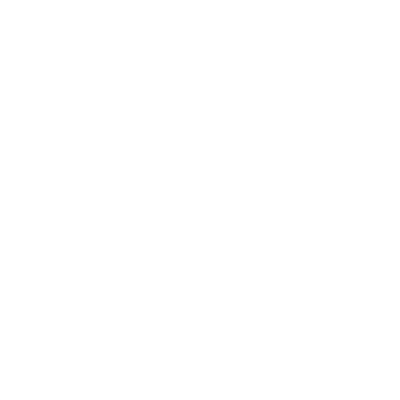
Frame 1 (no input)
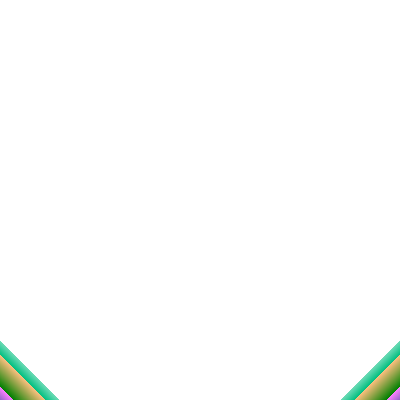
Frame 60 (no input)
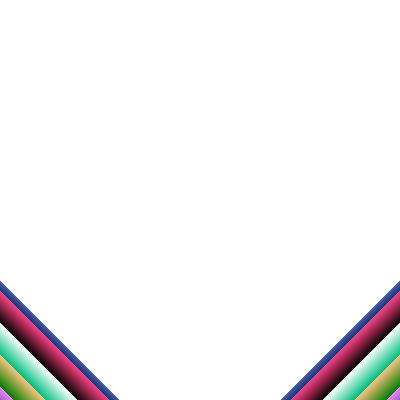
Frame 120 (the mouse pressed at the canvas centre since frame 60)

The p5.js sketch that drew these frames (run headless with seeded random() and noise() and a simulated clock; from frame 60 on, the mouse is pressed at the canvas centre):

// p5.js sketch
// ── sketch.js
const W = 400;
const H = 400;

let i = 0;
let r = 0;
let g = 0;
let b = 0;

let colors = [r, g, b];

function setup() {
  createCanvas(W, H);
  addTag('br');
  addDownloadLink();

  let ff_colors_by = 50;

  for(var i=0; i < ff_colors_by; i++){
      _tick_fill();
  }
}

function draw() {
  _mod();

  stroke(r, g, b);

  drawLine(1, 2 * H - i);
  // drawLine(-1, i - H + 1);

  drawLine(-1, H - i);
  // drawLine(1, i + 1);

  _tick();
  _tick_fill();
}

function _mod () {
  r %= 255;
  b %= 255;
  g %= 255;
}

function _tick() {
  i += 1;
}

function _tick_fill() {
    r +=8;
    b +=4;
    g +=2;
}

function xAxis() {
  line(0, H / 2,
       W, H / 2);
}

function yAxis() {
  line(W / 2, 0,
       W / 2, H);
}

// y = mx + b
function drawLine(m, b) {
  m *= -1; // flip
  let x1 = 0;
  let y1 = (x1 * m) + b;

  let x2 = W;
  let y2 = (x2 * m) + b;

  line(x1, y1,
       x2, y2);
}

function saveImage() {
  var c = window.document.getElementsByTagName("canvas")[0];
  var image = c.toDataURL("image/png").replace("image/png", "application/octet-stream");

  var link = document.getElementsByTagName('a')[0];
  link.href = image;
  link.download = 'line-image';
}

function addTag(tag) {
  let element = document.createElement(tag);
  document.body.appendChild(element);
}
function addDownloadLink() {
  var link = document.createElement('a');
  link.setAttribute('href', 'javascript:void');
  link.setAttribute('download', 'voski-art-download.png');
  link.setAttribute('onclick', 'return saveImage()');
  link.innerHTML = 'Download';
  // link.style.display = 'none';
  document.body.appendChild(link);
  // <a href ="javascript:void" id="download-link" onclick='return check()'>Download</a>

}

// ── style.css
html, body {
  margin: 0;
  padding: 1;
}
